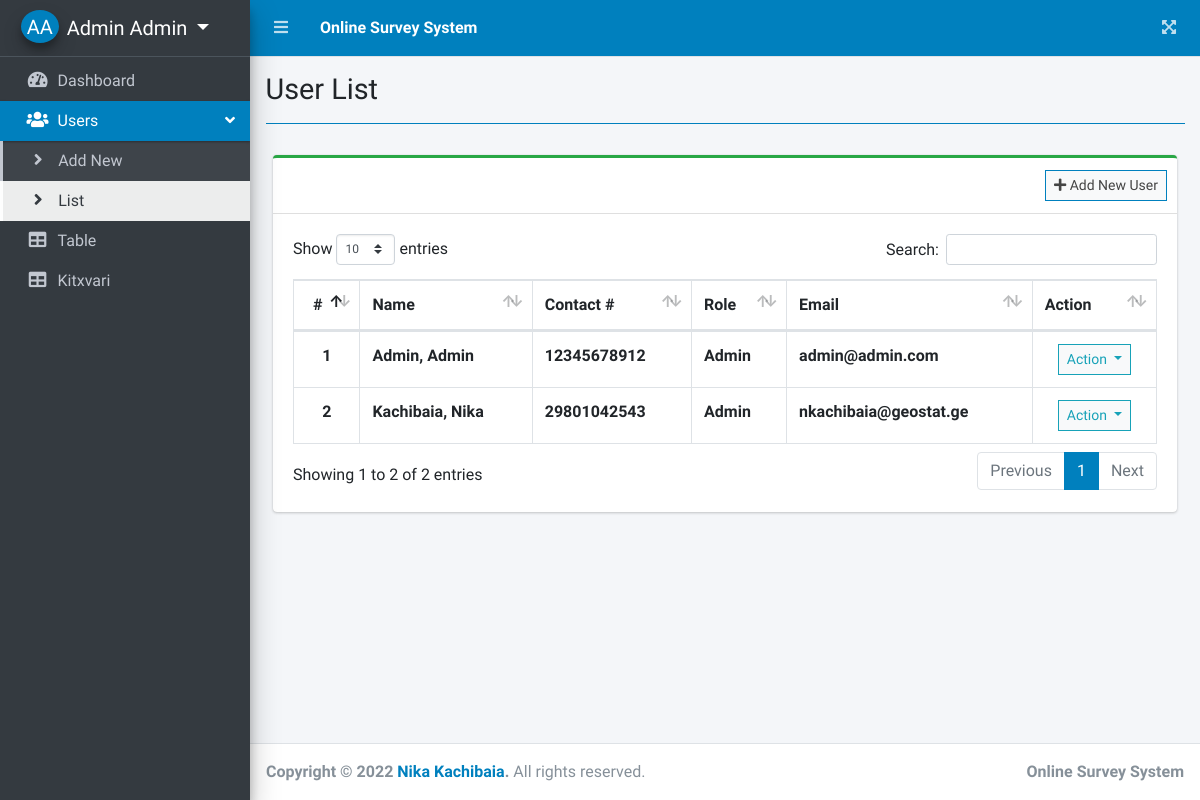
The page /index.php?page=user_list (signed in) on the database its author committed.
### tables this page shows
CREATE TABLE `users` (
  `id` int(30) NOT NULL,
  `firstname` varchar(200) NOT NULL,
  `lastname` varchar(200) NOT NULL,
  `middlename` varchar(200) NOT NULL,
  `contact` varchar(100) NOT NULL,
  `address` text NOT NULL,
  `email` varchar(200) NOT NULL,
  `password` text NOT NULL,
  `type` tinyint(1) NOT NULL DEFAULT 3 COMMENT '1=Admin,2 = Staff, 3= Subscriber',
  `date_created` datetime NOT NULL DEFAULT current_timestamp()
);

### user_list.php (the view, shortened to what this page needs)
<?php include 'db_connect.php' ?>
<?php
include 'header.php'
?>
<div class="col-lg-12">
	<div class="card card-outline card-success">
		<div class="card-header">
			<div class="card-tools">
				<a class="btn btn-block btn-sm btn-default btn-flat border-primary" href="./index.php?page=new_user"><i class="fa fa-plus"></i> Add New User</a>
			</div>
		</div>
		<div class="card-body">
			<table class="table tabe-hover table-bordered" id="list">
				<thead>
					<tr>
						<th class="text-center">#</th>
						<th>Name</th>
						<th>Contact #</th>
						<th>Role</th>
						<th>Email</th>
						<th>Action</th>
					</tr>
				</thead>
				<tbody>
					<?php
					$i = 1;
					$type = array('', "Admin", "Staff", "Subscriber");
					$qry = $conn->query("SELECT *,concat(lastname,', ',firstname,' ',middlename) as name FROM users order by concat(lastname,', ',firstname,' ',middlename) asc");
					while ($row = $qry->fetch_assoc()) :
					?>
						<tr>
							<th class="text-center"><?php echo $i++ ?></th>
							<td><b><?php echo ucwords($row['name']) ?></b></td>
							<td><b><?php echo $row['contact'] ?></b></td>
							<td><b><?php echo $type[$row['type']] ?></b></td>
							<td><b><?php echo $row['email'] ?></b></td>
							<td class="text-center">
								<button type="button" class="btn btn-default btn-sm btn-flat border-info wave-effect text-info dropdown-toggle" data-toggle="dropdown" aria-expanded="true">
									Action
								</button>
							</td>
						</tr>
					<?php endwhile; ?>
				</tbody>
			</table>
		</div>
	</div>
</div>

### rows shown on the page
users: name "Admin, Admin", contact "12345678912", type "Admin", email "admin@admin.com"
users: name "Kachibaia, Nika", contact "29801042543", type "Admin", email "nkachibaia@geostat.ge"

### other values the page prints
$_SESSION['login_firstname'] . ' ' . $_SESSION['login_lastname'] "Admin Admin"
$title "User List"
